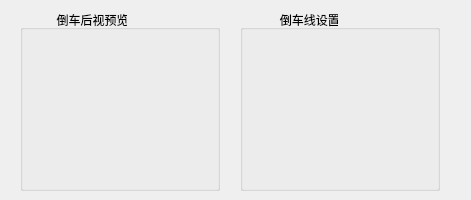
<?xml version="1.0" encoding="UTF-8"?>
<ui version="4.0">
 <class>ReverseLine</class>
 <widget class="QDialog" name="ReverseLine">
  <property name="geometry">
   <rect>
    <x>0</x>
    <y>0</y>
    <width>471</width>
    <height>200</height>
   </rect>
  </property>
  <property name="windowTitle">
   <string>Dialog</string>
  </property>
  <widget class="QGroupBox" name="groupBox_2">
   <property name="geometry">
    <rect>
     <x>240</x>
     <y>10</y>
     <width>200</width>
     <height>181</height>
    </rect>
   </property>
   <property name="styleSheet">
    <string notr="true">font: 75 10pt &quot;微软雅黑&quot;;</string>
   </property>
   <property name="title">
    <string>            倒车线设置</string>
   </property>
  </widget>
  <widget class="QGroupBox" name="groupBox">
   <property name="geometry">
    <rect>
     <x>20</x>
     <y>10</y>
     <width>200</width>
     <height>181</height>
    </rect>
   </property>
   <property name="styleSheet">
    <string notr="true">font: 75 10pt &quot;微软雅黑&quot;;</string>
   </property>
   <property name="title">
    <string>           倒车后视预览</string>
   </property>
  </widget>
 </widget>
 <resources/>
 <connections/>
</ui>
